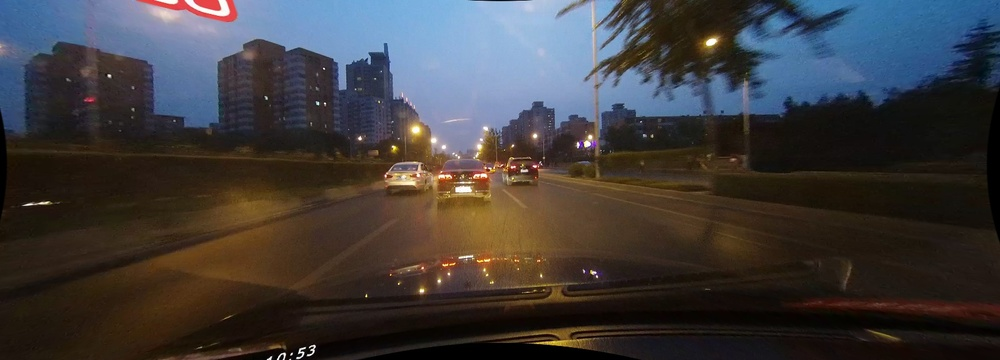
#> input picture visualization_resources/canny_filter_example.jpg, 1000 x 360 px, shrunk from 1640 x 590 before the run, found by its file name
$ jupyter execute canny_filter_test.ipynb
#> lines starting #> are read from the running program, lines starting #| are printed output that depends on the picture
[cell 1]
import numpy as np
import cv2 as cv
from matplotlib import pyplot as plt

img = cv.imread(r"..\..\visualization_resources\canny_filter_example.jpg", cv.IMREAD_GRAYSCALE)
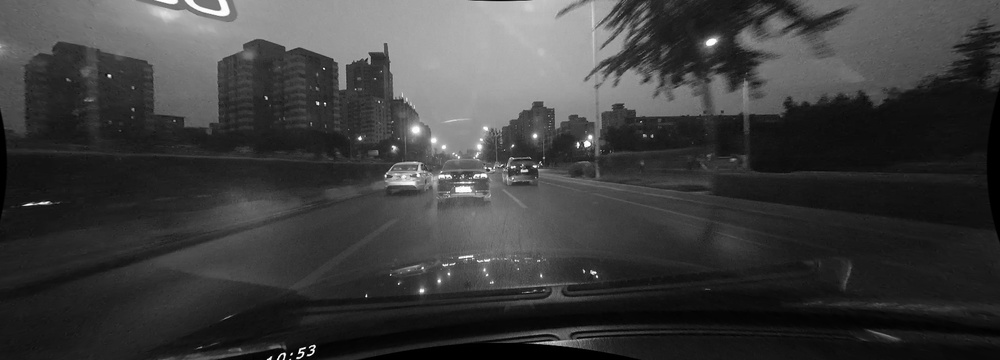
#> img: shape (360, 1000); min 0, max 255, mean 61.4
assert img is not None, "file could not be read"
edges = cv.Canny(img, 300, 10)
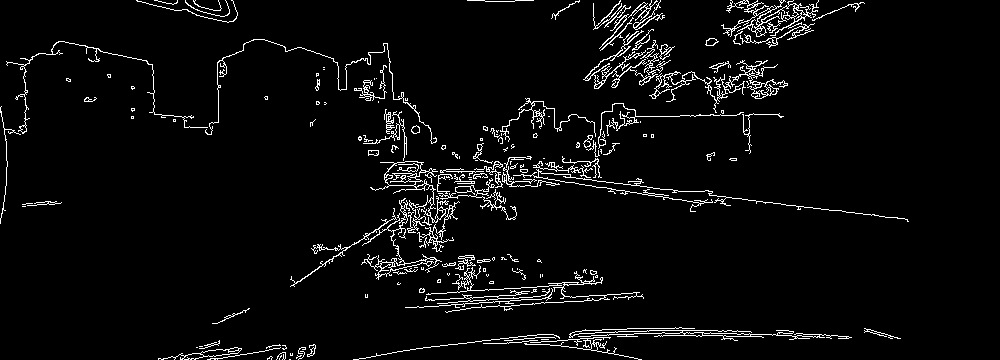
#> edges: shape (360, 1000); 4.3% white in thin lines or dots

plt.figure(figsize=(25, 25))

plt.subplot(121),plt.imshow(img,cmap = 'gray', )
plt.title('Original Image'), plt.xticks([]), plt.yticks([])
plt.subplot(122),plt.imshow(edges,cmap = 'gray')
plt.title('Edge Image'), plt.xticks([]), plt.yticks([])

plt.show()
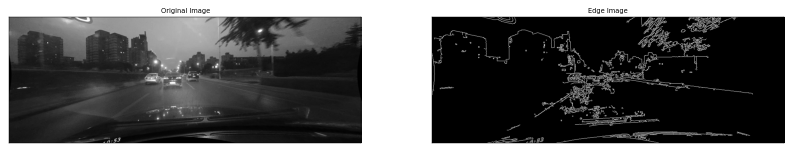
#> figure drawn by matplotlib, 2 panels
